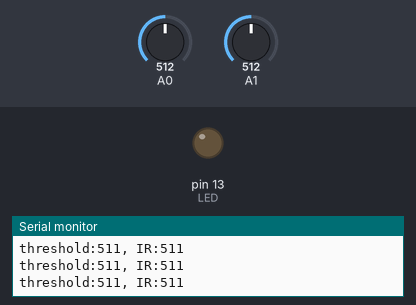
Recording of a sketch running on a simulated Arduino Uno, built with avr-gcc and run on an emulated ATmega328P. Shown: output pins drawn as LEDs (lit = HIGH), the last lines printed to the serial monitor. The inputs (shaded band) are chosen by the test bench; at power-on: A1 = 512, A0 = 512. Pins used as bus, display or sensor lines are not drawn.

Above: at 1.2 s.
1.3 s: A1 set to 524
At 2.6 s:
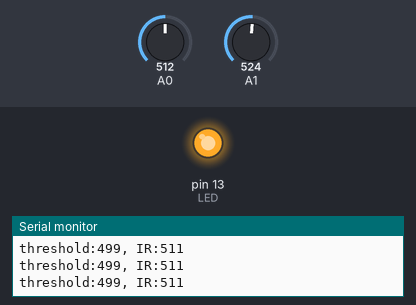
3.1 s: A1 set to 511
At 4.2 s:
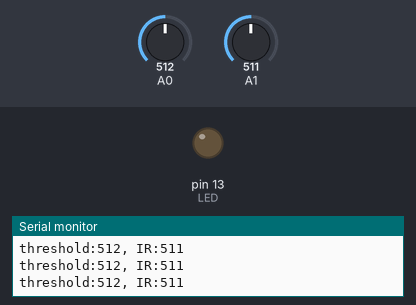
4.9 s: A1 set to 716
At 5.8 s:
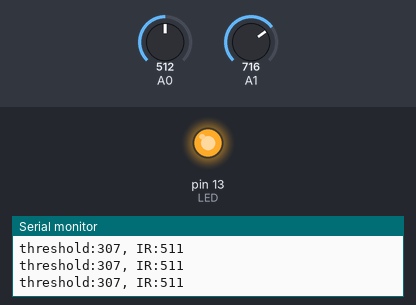
Timing chart, 0 to 7.9 s (numbered marks = the images above; inputs shaded):
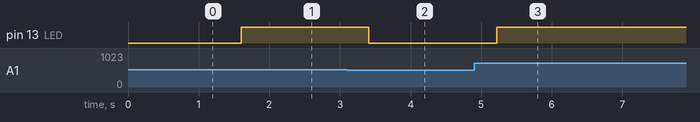

Measured:
- the behaviour switches between 512 and 513 on A1 (found by bisection; images 0 and 1)
- after the input at 1.3 s, pin 13 (LED): LOW → HIGH after 0.31 s
- after the input at 3.1 s, pin 13 (LED): HIGH → LOW after 0.31 s
- after the input at 4.9 s, pin 13 (LED): LOW → HIGH after 0.32 s

The sketch:

IREmitterDetector.ino
```cpp
// IR Emitter and Detector
// Try out some infraredness

void setup(){
  pinMode(9, OUTPUT);  //IR emitter enable
  pinMode(13, OUTPUT); ///built in LED
  digitalWrite(14, HIGH); // enable pullup resistor on analog input A0/D14
  Serial.begin(9600);
}

void loop() {
  int infrared; // how much infrared light detected
  int threshold;  // adjustable comparison value

  digitalWrite(9, HIGH); // enable infrared emitter
  threshold = 1023 - analogRead(1); // get threshold value
  infrared = 1023 - analogRead(0); // get voltage from detector circuit
  digitalWrite(9, LOW); // disable infrared emitter
  Serial.print("threshold:");
  Serial.print(threshold);
  Serial.print(", IR:");
  Serial.println(infrared);
  delay(200);
  if(infrared > threshold) {
    digitalWrite(13, HIGH); // LED on = IR above threshold
  } else {
    digitalWrite(13, LOW); // LED off = IR below threshold
  }

}
```
